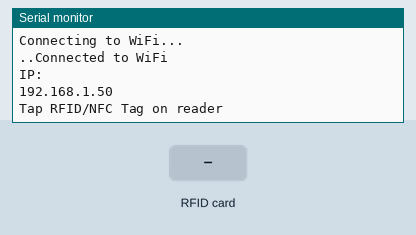
This sketch was run on a simulated ESP32. Shown: the last lines printed to the serial monitor. The inputs (shaded band) are chosen by the test bench. WiFi joins after 1.5 s; servers stay silent unless stated.

Above: at 3.2 s.
3.3 s: RFID card E3 91 C2 12 held to the reader
At 4.0 s:
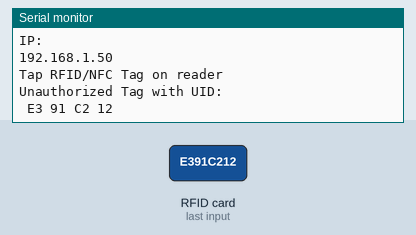
4.8 s: RFID card 33 3A 00 ED held to the reader
At 5.5 s:
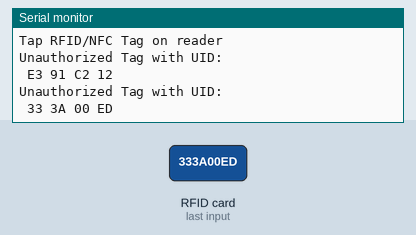
6.3 s: RFID card 23 88 65 FC held to the reader
At 7.4 s:
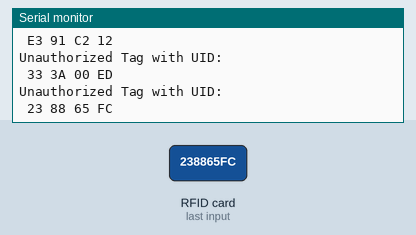
7.8 s: RFID card 5E 7A 19 C4 held to the reader
At 8.9 s:
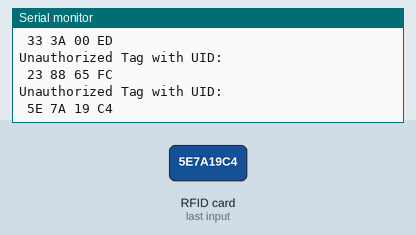

Measured:
- after the input at 3.3 s, the serial monitor: prints a new line at once (image 1)
- after the input at 4.8 s, the serial monitor: prints a new line at once (image 2)
- after the input at 6.3 s, the serial monitor: prints a new line at once (image 3)
- after the input at 7.8 s, the serial monitor: prints a new line at once (image 4)

The sketch:

rfid_sender.ino
```cpp
#include <SPI.h>
#include <MFRC522.h>
#include <WiFi.h>
#include <HTTPClient.h>

#define SS_PIN 5
#define RST_PIN 22

MFRC522 rfid(SS_PIN, RST_PIN);

byte t1[4] = {0xE3, 0x91, 0xC2, 0x12};
byte t2[4] = {0x33, 0x3A, 0x00, 0xED};
byte t3[4] = {0x23, 0x88, 0x65, 0xFC};
byte t4[4] = {0xD3, 0x1B, 0x2D, 0x11};
byte t5[4] = {0x23, 0x14, 0xB0, 0x12};
byte t6[4] = {0x43, 0x36, 0x3A, 0x11};
byte t7[4] = {0xA3, 0xD5, 0x5E, 0x10};

byte adminon[4] = {0xC3, 0xD2, 0x83, 0xFC};
byte adminoff[4] = {0x63, 0x58, 0x2E, 0x11};

const char* led1 = "http://192.168.76.10:3000/t1";
const char* led2 = "http://192.168.76.10:3000/t2";
const char* led3 = "http://192.168.76.10:3000/t3";
const char* led4 = "http://192.168.76.10:3000/t4";
const char* led5 = "http://192.168.76.10:3000/t5";
const char* led6 = "http://192.168.76.10:3000/t6";
const char* led7 = "http://192.168.76.10:3000/t7";

const char* bypasson = "http://192.168.76.10:3000/adminon";
const char* bypassoff = "http://192.168.76.10:3000/adminoff";

const char *ssid = "todo";
const char *password = "todotodo";

void setup() {
  Serial.begin(115200);

  Serial.println("Connecting to WiFi...");
  WiFi.begin(ssid, password);
  while (WiFi.status() != WL_CONNECTED) {
    delay(1000);
    Serial.print(".");
  }
  Serial.println("Connected to WiFi");
  Serial.println("IP: ");
  Serial.print(WiFi.localIP());

  SPI.begin();
  // Initialize RFID reader
  rfid.PCD_Init();

  Serial.println("\nTap RFID/NFC Tag on reader");
}

void sendHttpRequest(const char* url) {
  HTTPClient http;
  http.begin(url);
  int httpCode = http.GET();

  if (httpCode == HTTP_CODE_OK) {
    Serial.println("HTTP request sent successfully");
  } else {
    Serial.println("Failed to send HTTP request");
    Serial.println(httpCode);
  }

  http.end();
}

int auth(byte card[]) {
  if(memcmp(rfid.uid.uidByte, card, sizeof(card)) == 0) {
    return 1;
  }
  else {
    return 0;
  }
}

void loop() {
  if (rfid.PICC_IsNewCardPresent() && rfid.PICC_ReadCardSerial()) {

    // logic for the first bulb
    if (auth(t1) == 1) {
      Serial.println("Authorized Tag");
      sendHttpRequest(led1);
    }

    // logic for the second bulb
    else if (auth(t2) == 1) {
      Serial.println("Authorized Tag");
      sendHttpRequest(led2);
    }

    // logic for the third bulb
    else if (auth(t3) == 1) {
      Serial.println("Authorized Tag");
      sendHttpRequest(led3);
    }

    // logic for the fourth bulb
    else if (auth(t4) == 1) {
      Serial.println("Authorized Tag");
      sendHttpRequest(led4);
    }

    // logic for the fifth bulb
    else if (auth(t5) == 1) {
      Serial.println("Authorized Tag");
      sendHttpRequest(led5);
    }

    // logic for the sixth bulb
    else if (auth(t6) == 1) {
      Serial.println("Authorized Tag");
      sendHttpRequest(led6);
    }

    // logic for the seventh bulb
    else if (auth(t7) == 1) {
      Serial.println("Authorized Tag");
      sendHttpRequest(led7);
    }

    // logic for the bypass on
    else if (auth(adminon) == 1) {
      Serial.println("Authorized Tag");
      sendHttpRequest(bypasson);
    }

    // logic for the bypass off
    else if (auth(adminoff) == 1) {
      Serial.println("Authorized Tag");
      sendHttpRequest(bypassoff);
    }

    // unauthorized tags
    else {
      Serial.println("Unauthorized Tag with UID:");

      for (byte i = 0; i < rfid.uid.size; i++) {
        Serial.print(rfid.uid.uidByte[i] < 0x10 ? " 0" : " ");
        Serial.print(rfid.uid.uidByte[i], HEX);
      }
      Serial.println();
    }

    rfid.PICC_HaltA();
    rfid.PCD_StopCrypto1();
  }
}
```
